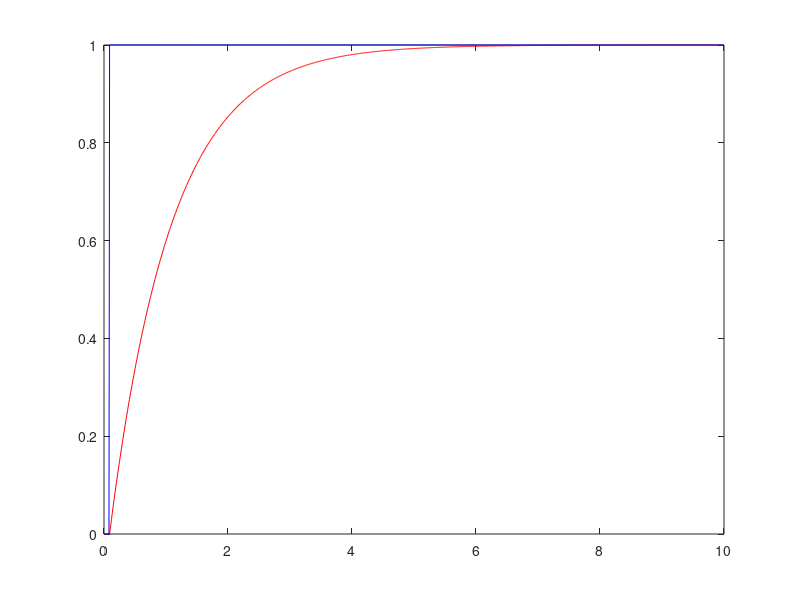

This figure's MATLAB source:
%% Definition System
a0=1;
b0=1;
%% Definition Zeitschritte
t=linspace(0,10,1000);
dt=t(2)-t(1);
%%Definition Erregung
u=t*0;
u(10:end)=1; %Sprungerregung
%% Deklarationen und Anfangswerte 
v=u*0;
vp=u*0;
v(1)=0;  
vp(1)=0;

%% Iterationen
for i=2:length(t)
    v(i)=v(i-1)+vp(i-1)*dt;
    vp(i)=b0*u(i)-a0*v(i);  
end
%% Darstellung
hold off
plot(t,v,'r')
hold on
plot(t,u,'b')
hold off
